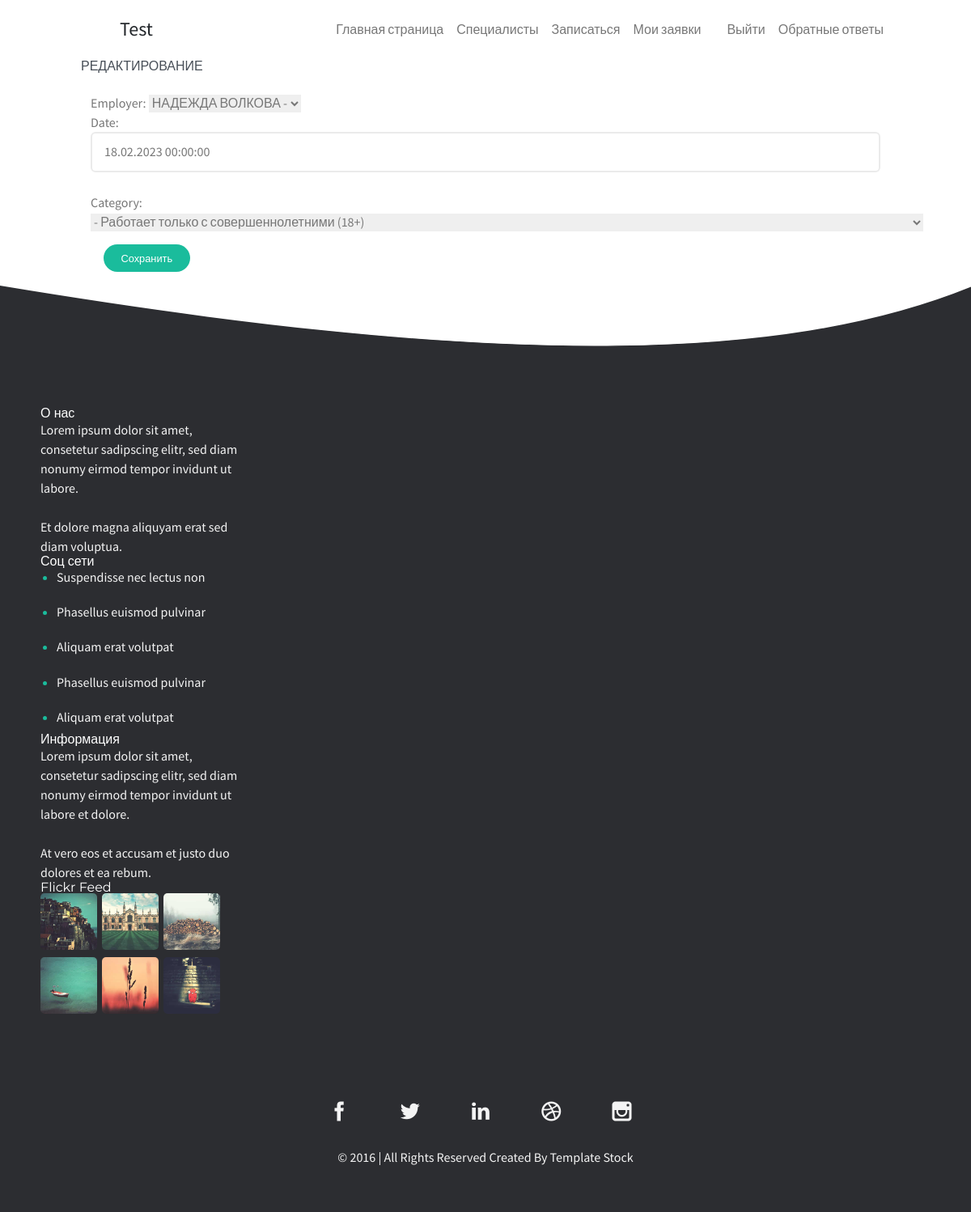
The app's page /application/9 (signed in) with its own data.
### employer/models.py (models this page shows)
class Application(models.Model):
    employer = models.ForeignKey(Employer, on_delete=models.CASCADE)
    date = models.DateTimeField()
    category = models.ForeignKey(Category, on_delete=models.CASCADE)
    author = models.ForeignKey(User, on_delete=models.CASCADE)
    class Meta:
        verbose_name = 'Заявка'
        verbose_name_plural = 'Заявки'
        ordering = ['-date']

### employer/views.py (the view)
# urls.py: path('application/<int:pk>', views.applications_edit, name='application_edit'), # редактирования заявки
@login_required() # декоратор проверки на авторизонного человека
def applications_edit(request, pk): # функция на редактирования заявки
    application = get_object_or_404(Application, pk=pk) # поиск определенной заявки
    if request.method == "POST": # проверка на запрос пост
        print('das')
        form = ApplocationCreateFrom(request.POST, instance=application) # перердача данных формы
        if form.is_valid(): # проверка на валидность
            print('das')
            form.save() # сохранение в базу
            return redirect('/') # переадресация на главную страницу
    else:
        form = ApplocationCreateFrom(instance=application)  # передача данных через форму
    return render(request, 'edit_do.html', {'form': form})

### employer/forms.py
class ApplocationCreateFrom(forms.ModelForm):
    class Meta:
        model = Application
        fields = ['employer', 'date', 'category']

### employer/models.py (called while the page is built)
    def __str__(self):
        return f'''{self.name} -
        '''

    def __str__(self):
        return f'''- {self.direction}
        '''

### employer/templates/edit_do.html (shortened to what this page needs)
{% extends 'base.html' %}
{% load static %}
{% block content %}
<div class="container">
<h1>Редактирование</h1>
<br>
<form method="POST" action=""class="container">
    <p> {{ form.as_p }}</p>
    <button value="submit" class="btn btn-succes m-3">Сохранить</button>
</form>
</div>
{% endblock %}

### static/assets/css/simplegrid.css (style rules this page uses)
*, *:after, *:before { -webkit-box-sizing: border-box; -moz-box-sizing: border-box; box-sizing: border-box; }
body { margin: 0px; }

### static/assets/css/style.css (style rules this page uses)
*, *:before, *:after { box-sizing: border-box; }
a, img, .overlay, input, textarea, .plan-wrap p, .filters .filter { -webkit-transition: all .12s linear; -moz-transition: all .12s linear; -o-transition: all .12s linear; transition: all .12s linear; }
body { font-size: 1em; line-height: 1.7em; color: #777777; font-weight: normal; }
body, input, textarea { font-family: 'Source Sans Pro', Helvetica, Arial, sans-serif; }
h1,h2,h3,h4,h5,h6, .navigation a, .btn, .filters .filter { font-family: 'Montserrat', Helvetica, Arial, sans-serif; }
h1,h2,h3,h4,h5,h6 { position: relative; margin: 1em 0 1.4em; color: #484f58; }
h1,h2 { text-transform: uppercase; }
h1 { font-size: 3em; line-height: 1.2em; }
.btn { position: relative; display: inline-block; margin: .8em 0; padding: .5em 1.6em; color: #fff; font-size: .8em; -webkit-border-radius: 30px; -moz-border-radius: 30px; border-radius: 30px; background:#1abc9c; }
input:not([type=submit]):not([type=file]), textarea { width: 100% !important; height: 50px; margin-bottom: 25px; padding: 0 15px 2px; border: 2px solid #ebebeb; -webkit-border-radius: 6px; -moz-border-radius: 6px; border-radius: 6px; background: white; box-shadow: 0px 0px 0px 2px transparent; -webkit-transition: box-shadow 0.3s; transition: box-shadow 0.3s; }

### records on screen
Application: employer "НАДЕЖДА ВОЛКОВА -", date "18.02.2023 00:00:00", category "- Работает только с совершеннолетними (18+)"
